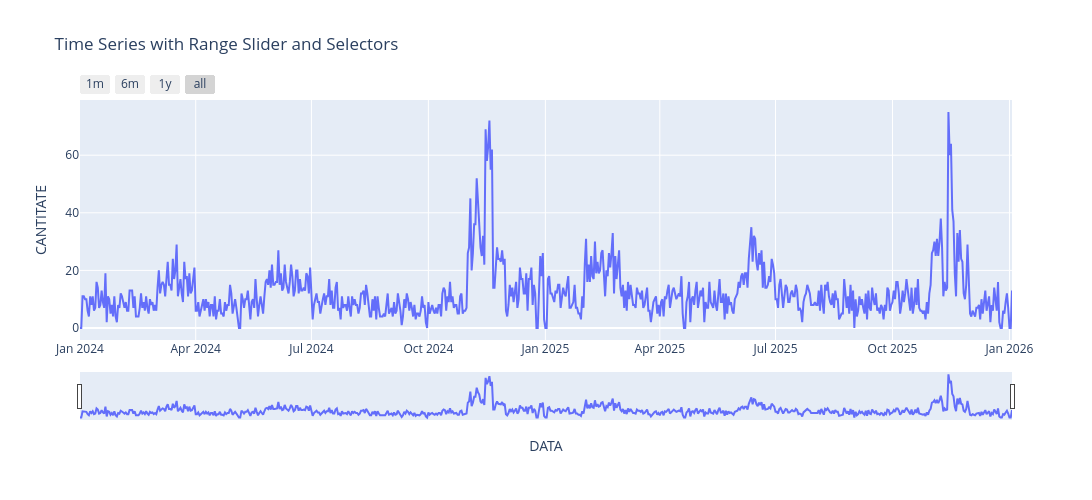

Here is the notebook cell this chart was saved with:
### Code cell
fig = px.line(df, x='DATA', y='CANTITATE', title='Time Series with Range Slider and Selectors')

fig.update_xaxes(
    rangeslider_visible=True,
    rangeselector=dict(
        buttons=list([
            dict(count=1, label="1m", step="month", stepmode="backward"),
            dict(count=6, label="6m", step="month", stepmode="backward"),
            # dict(count=1, label="YTD", step="year", stepmode="todate"),
            dict(count=1, label="1y", step="year", stepmode="backward"),
            dict(step="all")
        ])
    )
)

fig.update_layout(width=1100, height=500)
fig.show()

### Figure 1 — Plotly figure (JSON) as saved in the notebook; plotly's stock layout.template omitted (floating-point values rounded to 4 significant figures; data arrays with more than 128 entries replaced by an {"elided": "..."} marker saying what was removed)
{"data": [{"hovertemplate": "DATA=%{x}<br>CANTITATE=%{y}<extra></extra>", "legendgroup": "", "line": {"color": "#636efa", "dash": "solid"}, "marker": {"symbol": "circle"}, "mode": "lines", "name": "", "orientation": "v", "showlegend": false, "type": "scatter", "x": {"elided": "734 str values"}, "xaxis": "x", "y": {"elided": "734 int values"}, "yaxis": "y"}], "layout": {"height": 500, "legend": {"tracegroupgap": 0}, "title": {"text": "Time Series with Range Slider and Selectors"}, "width": 1100, "xaxis": {"anchor": "y", "domain": [0, 1], "rangeselector": {"buttons": [{"count": 1, "label": "1m", "step": "month", "stepmode": "backward"}, {"count": 6, "label": "6m", "step": "month", "stepmode": "backward"}, {"count": 1, "label": "1y", "step": "year", "stepmode": "backward"}, {"step": "all"}]}, "rangeslider": {"visible": true}, "title": {"text": "DATA"}}, "yaxis": {"anchor": "x", "domain": [0, 1], "title": {"text": "CANTITATE"}}}}
